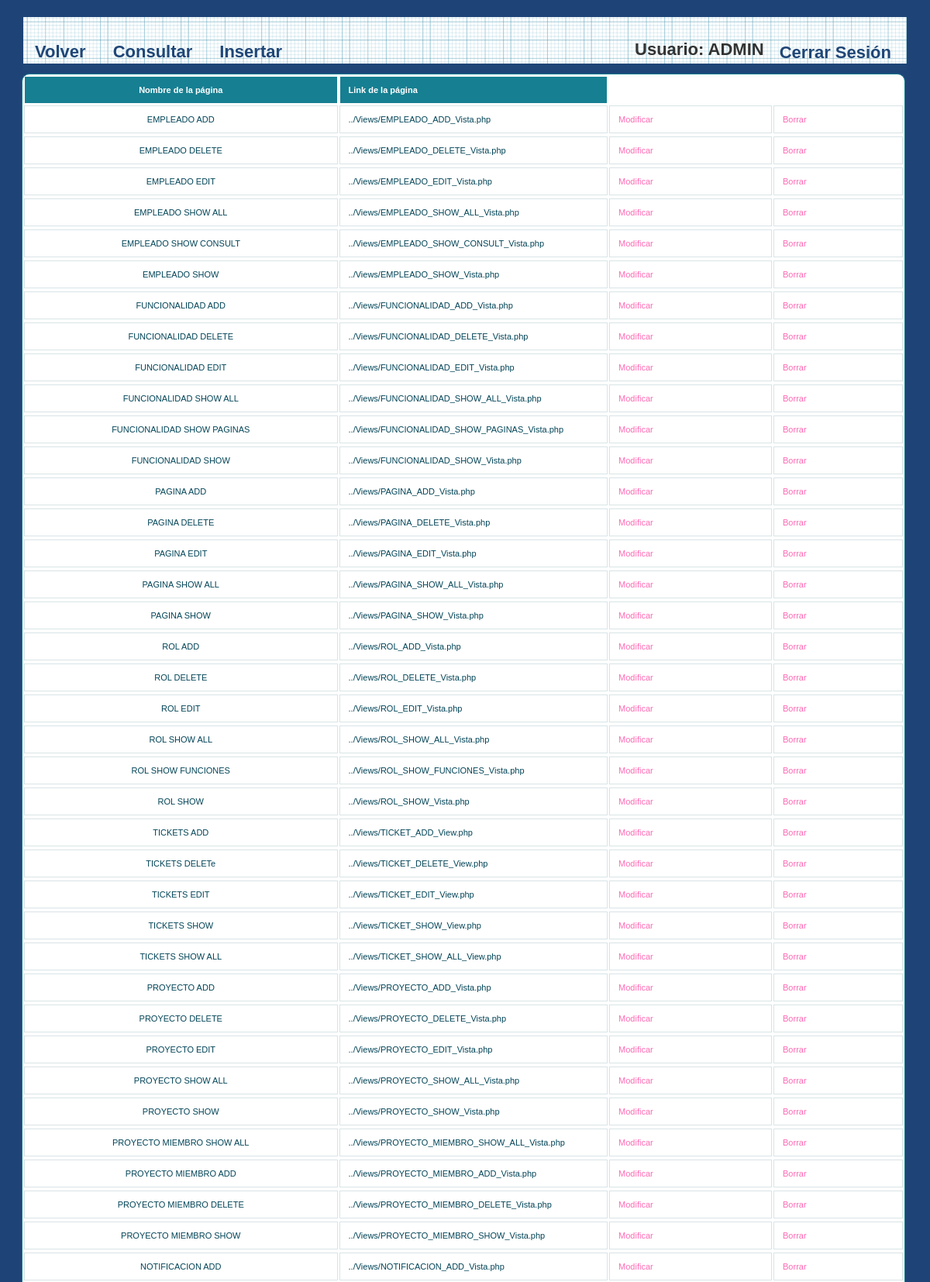
The app's page /et3_iu/Controllers/PAGINA_Controller.php (signed in, upper part) with its own data.
### tables this page shows
CREATE TABLE IF NOT EXISTS `PAGINA` (
`PAGINA_ID` int(10) NOT NULL,
  `PAGINA_LINK` varchar(50) NOT NULL,
  `PAGINA_NOM` varchar(80) NOT NULL
);

### et3_iu/Controllers/PAGINA_Controller.php (called while the page is built, shortened)
<?php
include '../Models/PAGINA_Model.php';
	Switch ($_REQUEST['accion']) {
		default:
			if (!isset($_REQUEST['PAGINA_NOM'])) {
				$pagina = new Pagina('', '');
			} else {
				$pagina = get_data_form();
			}
			$datos = $pagina->ConsultarTodo();
			if (!tienePermisos('Pagina_Default')) {
				new Mensaje('No tienes los permisos necesarios', '../Views/DEFAULT_Vista.php');
			} else {
				new Pagina_Default($datos, '../Views/DEFAULT_Vista.php');
			}
	}
?>

### et3_iu/Models/PAGINA_Model.php (called while the page is built, shortened)
<?php
class Pagina
{
	function ConectarBD()
	{
		$this->mysqli = new mysqli("localhost", "iu2016", "iu2016", "IU2016");
	}
    function ConsultarTodo()
    {
        $sql = "select PAGINA_ID, PAGINA_NOM, PAGINA_LINK from PAGINA ORDER BY PAGINA_ID";
        if (!($resultado = $this->mysqli->query($sql))){
            return 'Error en la consulta sobre la base de datos';
        }
        else{
            $toret=array();
            $i=0;
            while ($fila= $resultado->fetch_array()) {
                $toret[$i]=$fila;
                $i++;
            }
            return $toret;
        }
    }
}

### et3_iu/Views/PAGINA_SHOW_ALL_Vista.php (the view, shortened to what this page needs)
<?php
class Pagina_default{
	private $datos;
	private $volver;
	function __construct($array, $volver){
		$this->datos = $array;
		$this->volver = $volver;
		$this->render();
	}
	function render(){
		?>
        <link rel="stylesheet" href="../Styles/styles.css" type="text/css" media="screen" />
		<head></head>
			<p>
				<h2>
					<div>
						<?php
						$lista = array('PAGINA_NOM','PAGINA_LINK');
						?>
						<head>
							<link rel="stylesheet" href="../Styles/styles.css" type="text/css" media="screen" />
							<link rel="stylesheet" type="text/css" href="../Styles/print.css" media="print" />
						</head>
						<div id="wrapper">
							<nav>
								<div class="menu">
									<ul>
										<li><a href="../Functions/Desconectar.php"><?php echo  $strings['Cerrar Sesión']; ?></a></li>
										<li><?php echo $strings['Usuario'].": ". $_SESSION['login']; ?></li>
									</ul>
									<?php echo '<a href=\'' . $this->volver . "'>" . $strings['Volver'] . " </a>"; ?></li>
									<a href='./PAGINA_Controller.php?accion=<?php echo $strings['Consultar']?>'><?php echo $strings['Consultar']?></a>
									<a href='./PAGINA_Controller.php?accion=<?php echo $strings['Insertar']?>'><?php echo $strings['Insertar']?></a>
								</div>
							</nav>
						<table id="btable" border = 1>
							<tr>
								<?php
								foreach($lista as $titulo){
									echo "<th>";
									?>
									<?php
									echo $strings[$titulo];
									?>
									</th>
									<?php
								}
								?>
							</tr>
							<?php
							for ($j=0;$j<count($this->datos);$j++){
								echo "<tr>";
								foreach ($this->datos [$j] as $clave => $valor) {
									for ($i = 0; $i < count($lista); $i++) {
										if ($clave === $lista[$i]) {
											?>
											<?php
											echo "<td>";
											echo $valor;
											echo "</td>";
										}
									}
								}
								?>
								<td>
									<a href='PAGINA_Controller.php?PAGINA_NOM=<?php echo $this->datos[$j]['PAGINA_NOM'] . '&accion='.$strings['Modificar']; ?>'><?php echo $strings['Modificar'] ?></a>
								</td>
								<td>
									<a href='PAGINA_Controller.php?PAGINA_NOM=<?php echo $this->datos[$j]['PAGINA_NOM'] . '&accion='.$strings['Borrar']; ?>'><?php echo $strings['Borrar'] ?></a>
								</td>
								<?php
								echo "<tr>";
							}
							?>
						</table>
					</div>
			</p>
		<?php
	}
}

### et3_iu/Styles/styles.css (style rules this page uses)
* { margin: 0; padding: 0; }
ul li { list-style-type:none; }
header, footer, section, aside, nav, article { display: block; }
#wrapper { width: 1140px; margin: 0 auto; margin-top: 5px; margin-bottom: 5px; }
nav { width: 1140px; height: 69px; margin: 0 auto; background: #1F4677 url(../images/blueprintpaper.png) repeat-x; }
h1,h2,h3,h4,h5,h6 { font-weight: bold; clear: both; color: #333; list-style-type:none; }
a:link, a:visited { color:hotpink; text-decoration: none; }
p { margin-bottom: 18px; }
li { padding-left: 5px; }
nav .menu { font-size: 22px; font-weight: bold; }
nav .menu ul { margin: 0; padding: 25px 0 0 20px; list-style: none; line-height: normal; }
nav .menu li { display: block; float: right; }
nav .menu a { display: block; margin-right: 5px; padding: 0px 15px; text-decoration: none; color: #1F4677; float:left; }
table { white-space: normal; line-height: normal; font-weight: normal; font-size: small; font-style: normal; color: black; text-align: center; font-variant: normal; border-color: gray; background-color: white; }
#btable { white-space: normal; line-height: normal; font-weight: normal; font-size: 11px; font-style: normal; color: black; text-align: center; font-variant: normal; border-color: gray; background-color: white; margin-left: -2px; }
#btable { width: 100%; overflow: hidden; background: #FFF; color: #024457; border-radius: 10px; border: 1px solid #167F92; }
#btable tr { border: 1px solid #D9E4E6; }
#btable tr:nth-child(odd) { background-color: #EAF3F3; }
#btable th { display: none; border: 1px solid #FFF; background-color: #167F92; color: #FFF; padding: 1em; }
#btable th:first-child { display: table-cell; text-align: center; }
#btable th:nth-child(2) { display: table-cell; }
#btable th:nth-child(2):after { content: attr(data-th); }
@media (min-width: 480px) { #btable th:nth-child(2):after { display: none; } }
#btable td { display: block; word-wrap: break-word; max-width: 7em; }
#btable td:first-child { display: table-cell; text-align: center; border-right: 1px solid #D9E4E6; }
@media (min-width: 480px) { #btable td { border: 1px solid #D9E4E6; } }
#btable th, #btable td { text-align: left; margin: .5em 1em; }
@media (min-width: 480px) { #btable th, #btable td { display: table-cell; padding: 1em; } }
#content p, ul, ol, hr { margin-bottom: 24px; }
#content h1, h2, h3, h4, h5, h6 { color: #333; margin: 0 0 20px 0; line-height: 1.5em; }
* { margin-top: 4px; }

### et3_iu/Styles/print.css (style rules this page uses)
a { text-decoration : underline; color : #0000ff; }
a:link:after, a:visited:after { content: " (" attr(href) ") "; font-size: 70%; }
nav, footer, header, aside { display : none; }

### records on screen
pagina: PAGINA_NOM "EMPLEADO ADD", PAGINA_LINK "../Views/EMPLEADO_ADD_Vista.php"
pagina: PAGINA_NOM "EMPLEADO DELETE", PAGINA_LINK "../Views/EMPLEADO_DELETE_Vista.php"
pagina: PAGINA_NOM "EMPLEADO EDIT", PAGINA_LINK "../Views/EMPLEADO_EDIT_Vista.php"
pagina: PAGINA_NOM "EMPLEADO SHOW ALL", PAGINA_LINK "../Views/EMPLEADO_SHOW_ALL_Vista.php"
pagina: PAGINA_NOM "EMPLEADO SHOW CONSULT", PAGINA_LINK "../Views/EMPLEADO_SHOW_CONSULT_Vista.php"
pagina: PAGINA_NOM "EMPLEADO SHOW", PAGINA_LINK "../Views/EMPLEADO_SHOW_Vista.php"
pagina: PAGINA_NOM "FUNCIONALIDAD ADD", PAGINA_LINK "../Views/FUNCIONALIDAD_ADD_Vista.php"
pagina: PAGINA_NOM "FUNCIONALIDAD DELETE", PAGINA_LINK "../Views/FUNCIONALIDAD_DELETE_Vista.php"
pagina: PAGINA_NOM "FUNCIONALIDAD EDIT", PAGINA_LINK "../Views/FUNCIONALIDAD_EDIT_Vista.php"
pagina: PAGINA_NOM "FUNCIONALIDAD SHOW ALL", PAGINA_LINK "../Views/FUNCIONALIDAD_SHOW_ALL_Vista.php"
pagina: PAGINA_NOM "FUNCIONALIDAD SHOW PAGINAS", PAGINA_LINK "../Views/FUNCIONALIDAD_SHOW_PAGINAS_Vista.php"
pagina: PAGINA_NOM "FUNCIONALIDAD SHOW", PAGINA_LINK "../Views/FUNCIONALIDAD_SHOW_Vista.php"
pagina: PAGINA_NOM "PAGINA ADD", PAGINA_LINK "../Views/PAGINA_ADD_Vista.php"
pagina: PAGINA_NOM "PAGINA DELETE", PAGINA_LINK "../Views/PAGINA_DELETE_Vista.php"
pagina: PAGINA_NOM "PAGINA EDIT", PAGINA_LINK "../Views/PAGINA_EDIT_Vista.php"
pagina: PAGINA_NOM "PAGINA SHOW ALL", PAGINA_LINK "../Views/PAGINA_SHOW_ALL_Vista.php"
pagina: PAGINA_NOM "PAGINA SHOW", PAGINA_LINK "../Views/PAGINA_SHOW_Vista.php"
pagina: PAGINA_NOM "ROL ADD", PAGINA_LINK "../Views/ROL_ADD_Vista.php"
pagina: PAGINA_NOM "ROL DELETE", PAGINA_LINK "../Views/ROL_DELETE_Vista.php"
pagina: PAGINA_NOM "ROL EDIT", PAGINA_LINK "../Views/ROL_EDIT_Vista.php"
pagina: PAGINA_NOM "ROL SHOW ALL", PAGINA_LINK "../Views/ROL_SHOW_ALL_Vista.php"
pagina: PAGINA_NOM "ROL SHOW FUNCIONES", PAGINA_LINK "../Views/ROL_SHOW_FUNCIONES_Vista.php"
pagina: PAGINA_NOM "ROL SHOW", PAGINA_LINK "../Views/ROL_SHOW_Vista.php"
pagina: PAGINA_NOM "TICKETS ADD", PAGINA_LINK "../Views/TICKET_ADD_View.php"
pagina: PAGINA_NOM "TICKETS DELETe", PAGINA_LINK "../Views/TICKET_DELETE_View.php"
pagina: PAGINA_NOM "TICKETS EDIT", PAGINA_LINK "../Views/TICKET_EDIT_View.php"
pagina: PAGINA_NOM "TICKETS SHOW", PAGINA_LINK "../Views/TICKET_SHOW_View.php"
pagina: PAGINA_NOM "TICKETS SHOW ALL", PAGINA_LINK "../Views/TICKET_SHOW_ALL_View.php"
pagina: PAGINA_NOM "PROYECTO ADD", PAGINA_LINK "../Views/PROYECTO_ADD_Vista.php"
pagina: PAGINA_NOM "PROYECTO DELETE", PAGINA_LINK "../Views/PROYECTO_DELETE_Vista.php"
pagina: PAGINA_NOM "PROYECTO EDIT", PAGINA_LINK "../Views/PROYECTO_EDIT_Vista.php"
pagina: PAGINA_NOM "PROYECTO SHOW ALL", PAGINA_LINK "../Views/PROYECTO_SHOW_ALL_Vista.php"
pagina: PAGINA_NOM "PROYECTO SHOW", PAGINA_LINK "../Views/PROYECTO_SHOW_Vista.php"
pagina: PAGINA_NOM "PROYECTO MIEMBRO SHOW ALL", PAGINA_LINK "../Views/PROYECTO_MIEMBRO_SHOW_ALL_Vista.php"
pagina: PAGINA_NOM "PROYECTO MIEMBRO ADD", PAGINA_LINK "../Views/PROYECTO_MIEMBRO_ADD_Vista.php"
pagina: PAGINA_NOM "PROYECTO MIEMBRO DELETE", PAGINA_LINK "../Views/PROYECTO_MIEMBRO_DELETE_Vista.php"
pagina: PAGINA_NOM "PROYECTO MIEMBRO SHOW", PAGINA_LINK "../Views/PROYECTO_MIEMBRO_SHOW_Vista.php"
pagina: PAGINA_NOM "NOTIFICACION ADD", PAGINA_LINK "../Views/NOTIFICACION_ADD_Vista.php"

### other values on screen
$strings['Cerrar Sesión'] "Cerrar Sesión"
$strings['Usuario'] "Usuario"
$_SESSION['login'] "ADMIN"
$strings['Volver'] "Volver"
$strings['Consultar'] "Consultar"
$strings['Insertar'] "Insertar"
$strings[$titulo] "Nombre de la página"
$strings[$titulo] "Link de la página"
